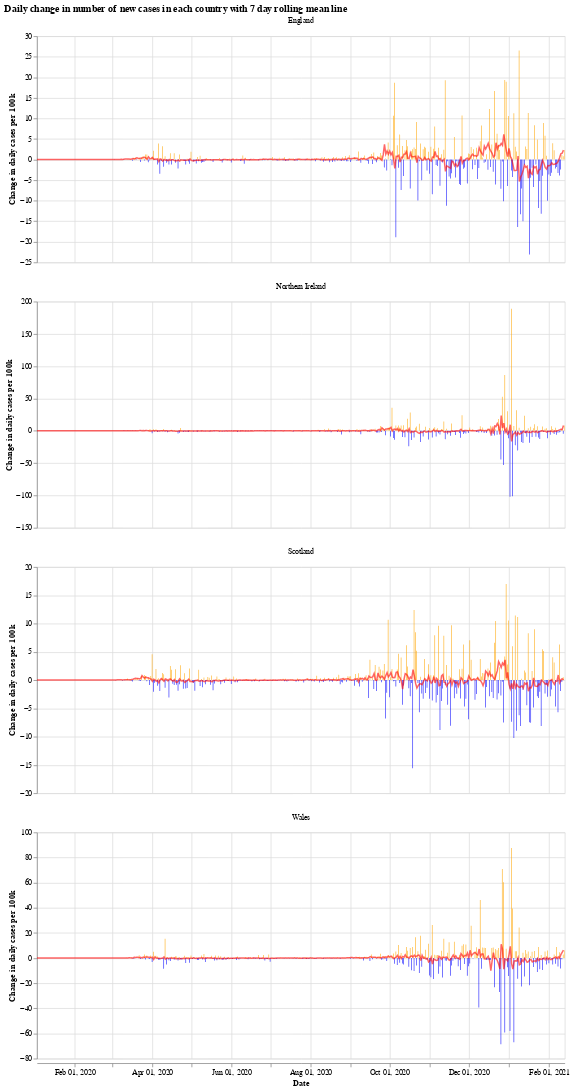

Notebook code for this chart:
### Markdown cell above
We will use the Python library `Altair` for visualising the data, see the [altair docs](https://altair-viz.github.io/) for more information.

First we have a graph which shows the daily change in the number of new cases for each country. This number jumps up and down all over the place, which is likely due to delay in reporting of new cases over the weekend. Another interesting thing is that it looks like the daily cases in Wales experienced a much shorter period of calm over the summer (calm in the sense of daily cases not jumping up and down).

The orange bars are days when the number of new cases (per 100k population) was more than the previous day, while the blue are days when the number of new cases dropped. The red line is the 7 day moving average. 

When the moving average line is below 0, it means that there is a consistent drop in new cases. We can see this clearly happening around the times that lockdowns were introduced (though, to varying degrees). I will update the graphs soon with a marker of when each lockdown started.

### Code cell
# collapse
import altair as alt

bars = alt.Chart(uk_cases).mark_bar().encode(
    x=alt.X("yearmonthdate(date):T", axis=alt.Axis(title='Date')),
    y=alt.Y("casesChangeRate:Q", axis=alt.Axis(title='Change in daily cases per 100k')),
    tooltip='casesChange',
    color=alt.condition(
        alt.datum.casesChangeRate > 0,
        alt.value("orange"),  # The positive color
        alt.value("blue")  # The negative color
    )
).properties(title='Daily change in number of new cases with 7 day rolling mean',width=700).interactive()

line = alt.Chart(uk_cases).mark_line(
    color='red',
    size=2,
    opacity=0.6
).transform_window(
    rolling_mean='mean(casesChangeRate)',
    frame=[0, 7],
    groupby=['areaName']
).encode(
    x='yearmonthdate(date):T',
    y='rolling_mean:Q'
)

alt.layer(bars, line, data=uk_cases).facet(alt.Column(
    'areaName', title=''), columns=1).resolve_scale(y='independent').properties(title='Daily change in number of new cases in each country with 7 day rolling mean line')

### Figure 1 — Vega-Lite specification as saved in the notebook (floating-point values rounded to 4 significant figures; data arrays with more than 128 entries replaced by an {"elided": "..."} marker saying what was removed)
{"config": {"view": {"continuousWidth": 400, "continuousHeight": 300}}, "data": {"name": "data-8d65d910f2a6deaadf6fb11698a5b2ec"}, "facet": {"type": "nominal", "field": "areaName", "title": ""}, "spec": {"layer": [{"mark": "bar", "encoding": {"color": {"condition": {"value": "orange", "test": "(datum.casesChangeRate > 0)"}, "value": "blue"}, "tooltip": {"type": "quantitative", "field": "casesChange"}, "x": {"type": "temporal", "axis": {"title": "Date"}, "field": "date", "timeUnit": "yearmonthdate"}, "y": {"type": "quantitative", "axis": {"title": "Change in daily cases per 100k"}, "field": "casesChangeRate"}}, "selection": {"selector001": {"type": "interval", "bind": "scales", "encodings": ["x", "y"]}}, "title": "Daily change in number of new cases with 7 day rolling mean", "width": 700}, {"mark": {"type": "line", "color": "red", "opacity": 0.6, "size": 2}, "encoding": {"x": {"type": "temporal", "field": "date", "timeUnit": "yearmonthdate"}, "y": {"type": "quantitative", "field": "rolling_mean"}}, "transform": [{"window": [{"op": "mean", "field": "casesChangeRate", "as": "rolling_mean"}], "frame": [0, 7], "groupby": ["areaName"]}]}]}, "columns": 1, "resolve": {"scale": {"y": "independent"}}, "title": "Daily change in number of new cases in each country with 7 day rolling mean line", "$schema": "https://vega.github.io/schema/vega-lite/v4.8.1.json", "datasets": {"data-8d65d910f2a6deaadf6fb11698a5b2ec": {"elided": "1628 records"}}}
